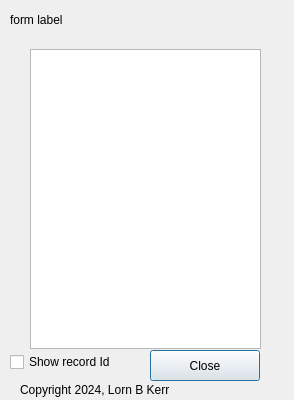
<?xml version="1.0" encoding="UTF-8"?>
<ui version="4.0">
 <class>simple_tableview_form</class>
 <widget class="QDialog" name="simple_tableview_form">
  <property name="geometry">
   <rect>
    <x>0</x>
    <y>0</y>
    <width>294</width>
    <height>400</height>
   </rect>
  </property>
  <property name="sizePolicy">
   <sizepolicy hsizetype="Fixed" vsizetype="Fixed">
    <horstretch>0</horstretch>
    <verstretch>0</verstretch>
   </sizepolicy>
  </property>
  <property name="windowTitle">
   <string>Edit Item Conditions</string>
  </property>
  <widget class="QPushButton" name="complete_button">
   <property name="geometry">
    <rect>
     <x>150</x>
     <y>350</y>
     <width>110</width>
     <height>31</height>
    </rect>
   </property>
   <property name="sizePolicy">
    <sizepolicy hsizetype="Preferred" vsizetype="Preferred">
     <horstretch>0</horstretch>
     <verstretch>0</verstretch>
    </sizepolicy>
   </property>
   <property name="toolTip">
    <string>Save the Conditions List and exit.</string>
   </property>
   <property name="text">
    <string>Close</string>
   </property>
  </widget>
  <widget class="QTableView" name="table_view">
   <property name="geometry">
    <rect>
     <x>30</x>
     <y>49</y>
     <width>231</width>
     <height>300</height>
    </rect>
   </property>
  </widget>
  <widget class="QLabel" name="form_label">
   <property name="geometry">
    <rect>
     <x>10</x>
     <y>10</y>
     <width>251</width>
     <height>20</height>
    </rect>
   </property>
   <property name="text">
    <string>form label</string>
   </property>
  </widget>
  <widget class="QCheckBox" name="record_id_checkbox">
   <property name="geometry">
    <rect>
     <x>10</x>
     <y>350</y>
     <width>131</width>
     <height>24</height>
    </rect>
   </property>
   <property name="text">
    <string>Show record Id</string>
   </property>
  </widget>
  <widget class="QLabel" name="copyright_label">
   <property name="geometry">
    <rect>
     <x>20</x>
     <y>380</y>
     <width>181</width>
     <height>20</height>
    </rect>
   </property>
   <property name="text">
    <string>Copyright 2024, Lorn B Kerr</string>
   </property>
  </widget>
 </widget>
 <tabstops>
  <tabstop>complete_button</tabstop>
 </tabstops>
 <resources/>
 <connections/>
</ui>
